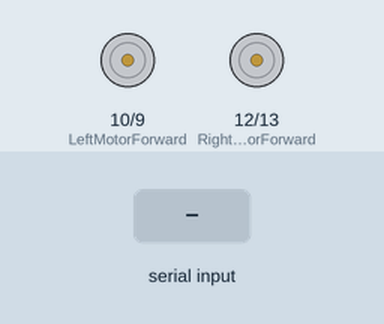
Recording of a sketch running on a simulated Arduino Uno, built with avr-gcc and run on an emulated ATmega328P. On the bench: motor-driver pin pairs drawn as motors (green arrow = first pin HIGH = forward, orange = second pin HIGH = backward, longer = more drive). Inputs (shaded band) come from the test bench. What the sketch prints to the serial monitor is not drawn.

Above: at 1.2 s.
1.3 s: "1" received over Serial
Timing chart, 0 to 4.3 s (numbered marks = the images above; inputs shaded):
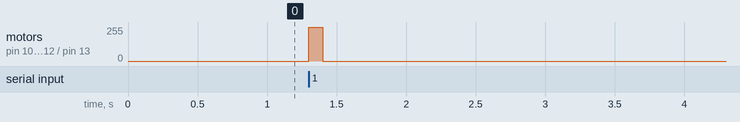

Measured:
- after the input at 1.3 s, motor on pin 10 (LeftMotorForward) / pin 9 (LeftMotorReverse), motor on pin 12 (RightMotorForward) / pin 13 (RightMotorReverse): stopped → forward 255/255 at once, → stopped 0.10 s later

The sketch:

motor.ino
```cpp
// The following is the basic Arduino code which runs a loop that makes the Robot go straight forward.

int INBYTE = 0;
int LeftMotorForward = 10; // Pin 10 has Left Motor connected on Arduino boards.
int LeftMotorReverse = 9; // Pin 9 has Left Motor connected on Arduino boards.

int RightMotorForward = 12; // Pin 12 has Right Motor connected on Arduino boards.
int RightMotorReverse = 13; // Pin 13 has Right Motor connected on Arduino boards.


void setup()
{
  Serial.begin(9600);
  pinMode(LeftMotorForward, OUTPUT);  // initialize the  pin as an output.
  pinMode(RightMotorForward, OUTPUT);  // initialize the  pin as an output.
  pinMode(LeftMotorReverse, OUTPUT);  // initialize the  pin as an output.
  pinMode(RightMotorReverse, OUTPUT);  // initialize the  pin as an output.
}

// The following Loop is to make the Robot go staright
void loop(){
  Serial.println("Press 1 to turn Arduino pin 13 LED ON or 0 to turn it OFF:");
  while (!Serial.available());
    INBYTE = Serial.read();        // read next available byte
  if( INBYTE == '1' ){
   digitalWrite(RightMotorForward, HIGH);   // turn the Right Motor ON
   digitalWrite(LeftMotorForward, HIGH);   // turn the Left Motor ON
   delay(100);               // wait for  10 seconds

   digitalWrite(RightMotorForward,LOW);   // turn the Right Motor OFF
   digitalWrite(LeftMotorForward, LOW);   // turn the Left Motor OFF    // tell servo to go to position in variable 'pos'
                       // waits 15ms for the servo to reach the position
  }
 delay(5);            // wait for  10 seconds
}
```
